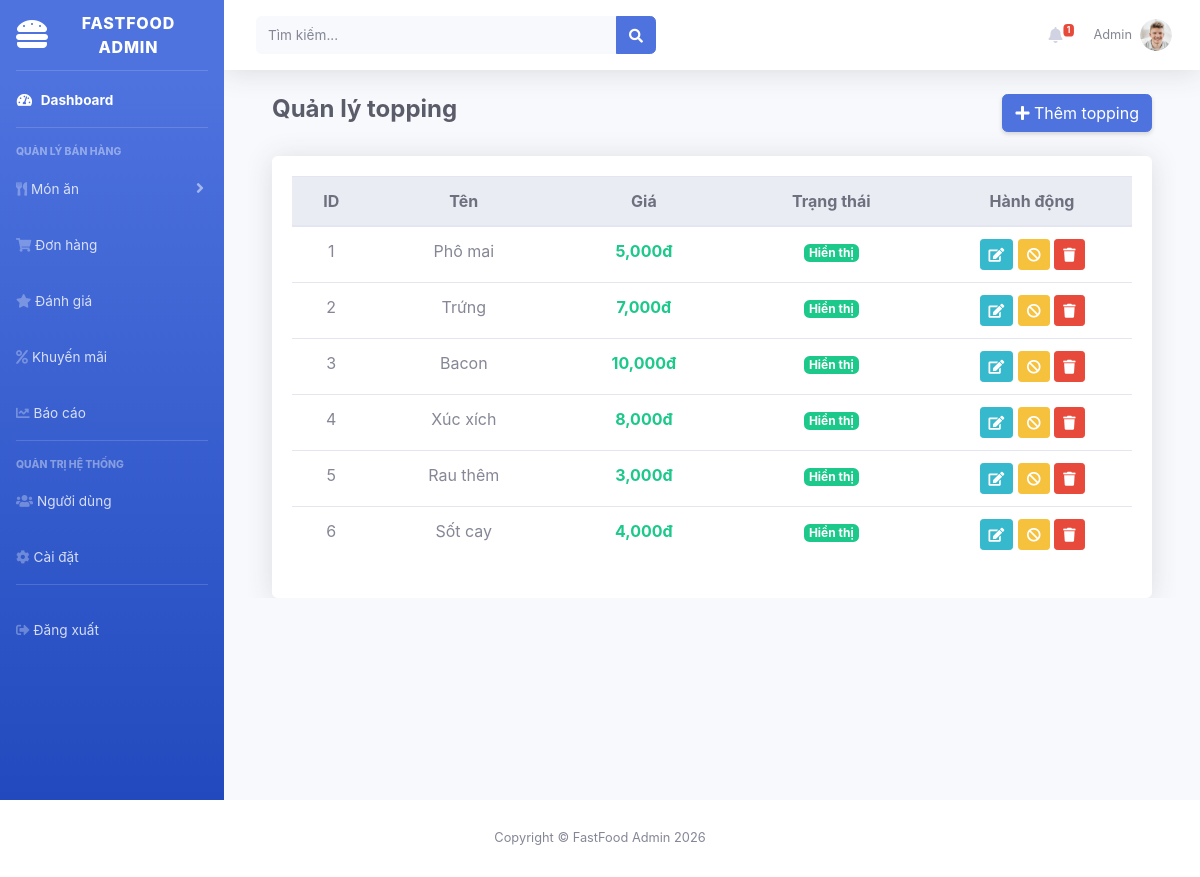
Screenshot of /admin.php?url=toppings (signed in) with the database file from the repository.
### tables this page shows
CREATE TABLE toppings (
    id BIGINT UNSIGNED AUTO_INCREMENT PRIMARY KEY,
    name VARCHAR(100),
    price DECIMAL(12,2),
    stock_quantity INT DEFAULT 0,
    status TINYINT DEFAULT 1,
    created_at TIMESTAMP NULL,
    updated_at TIMESTAMP NULL
);

### public/admin.php (called while the page is built, shortened)
<?php
require_once __DIR__ . '/../app/controllers/Admin/ProductController.php';
$url = $_GET['url'] ?? 'dashboard';
$layout = __DIR__ . '/../resources/views/layouts/admin.php';
switch ($url) {
    case 'toppings':
    $toppings = getAllToppings();
    break;
}
include $layout;

### app/controllers/Admin/ProductController.php (called while the page is built, shortened)
<?php
function getAllToppings() {
    $conn = getDB();
    return $conn->query("SELECT * FROM toppings ORDER BY id ASC")->fetchAll();
}

### resources/views/pages/admin/toppings.php (the view, shortened to what this page needs)
<div id="content-wrapper">
<div id="content">
<div class="container-fluid">
    <div class="d-flex justify-content-between align-items-center mb-4">
        <h4 class="font-weight-bold text-dark">Quản lý topping</h4>
        <button class="btn btn-primary shadow-sm" data-toggle="modal" data-target="#addModal">
            <i class="fas fa-plus"></i> Thêm topping
        </button>
    </div>
    <div class="card shadow border-0">
        <div class="card-body table-responsive">
            <table class="table table-hover align-middle text-center">
                <thead class="thead-light">
                    <tr>
                        <th>ID</th>
                        <th>Tên</th>
                        <th>Giá</th>
                        <th>Trạng thái</th>
                        <th width="200">Hành động</th>
                    </tr>
                </thead>
                <tbody>
                    <?php foreach ($toppings as $t): ?>
                    <tr>
                        <td><?= $t['id'] ?></td>
                        <td><?= htmlspecialchars($t['name']) ?></td>
                        <td class="text-success font-weight-bold">
                            <?= number_format($t['price']) ?>đ
                        </td>
                        <td>
                            <?= $t['status'] == 1
                                ? '<span class="badge badge-success">Hiển thị</span>'
                                : '<span class="badge badge-secondary">Ẩn</span>' ?>
                        </td>
                        <td>
                            <button class="btn btn-sm btn-info"
                                data-toggle="modal"
                                data-target="#editModal<?= $t['id'] ?>">
                                <i class="fas fa-edit"></i>
                            </button>
                            <?php if ($t['status'] == 1): ?>
                                <a href="admin.php?url=toppings&delete=<?= $t['id'] ?>"
                                   class="btn btn-sm btn-warning"
                                   onclick="return confirm('Ẩn topping này?')">
                                   <i class="fas fa-ban"></i>
                                </a>
                            <?php endif; ?>
                            <a href="admin.php?url=toppings&hard_delete=<?= $t['id'] ?>"
                               class="btn btn-sm btn-danger"
                               onclick="return confirm('Xóa vĩnh viễn?')">
                               <i class="fas fa-trash"></i>
                            </a>
                        </td>
                    </tr>
                    <?php endforeach; ?>
                </tbody>
            </table>
        </div>
    </div>
</div>
</div>
</div>

### rows the page displays
toppings: id "1", name "Phô mai", price "5,000", status "Hiển thị"
toppings: id "2", name "Trứng", price "7,000", status "Hiển thị"
toppings: id "3", name "Bacon", price "10,000", status "Hiển thị"
toppings: id "4", name "Xúc xích", price "8,000", status "Hiển thị"
toppings: id "5", name "Rau thêm", price "3,000", status "Hiển thị"
toppings: id "6", name "Sốt cay", price "4,000", status "Hiển thị"

### other values shown
$role "ADMIN"
$totalNotifications "1"
$currentUser['name'] "Admin"
